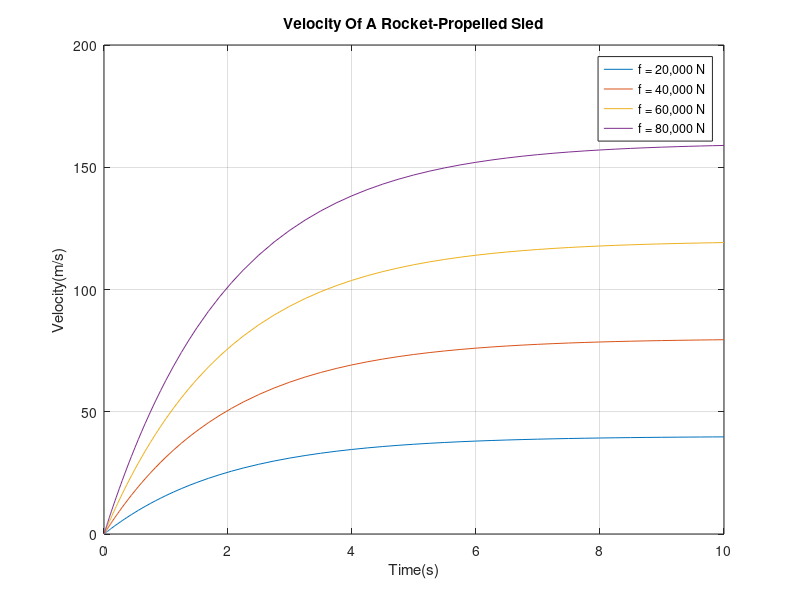

Write MATLAB code to recreate this figure.
% Rocket Propulsion Application
% Define some constants 
m = 1000;
c = 500;
v0 = 0;
% Use ode45 to solve the differential equation
% Solve for 20,000N 
[t1,N1] = ode45(@(t,v)((20000-c*v)/m), [0 10], v0);
n = length(N1);
plot(t1,N1,'DisplayName','f = 20,000 N')
% Solve for 40,000N 
[t2,N2] = ode45(@(t,v)((40000-c*v)/m), [0 10], v0);
n1 = length(N2);
hold on;
plot(t2,N2,'DisplayName','f = 40,000 N')
% Solve for 60,000N 
[t3,N3] = ode45(@(t,v)((60000-c*v)/m), [0 10], v0);
n2 = length(N3);
hold on;
plot(t3,N3,'DisplayName','f = 60,000 N')
% Solve for 80,000N 
[t4,N4] = ode45(@(t,v)((80000-c*v)/m), [0 10], v0);
n3 = length(N4);
hold on;
plot(t4,N4,'DisplayName','f = 80,000 N')
% Finishing up the graph 
title('Velocity Of A Rocket-Propelled Sled')
xlabel('Time(s)')
ylabel('Velocity(m/s)')
grid on;
legend('location','best')
hold off;

